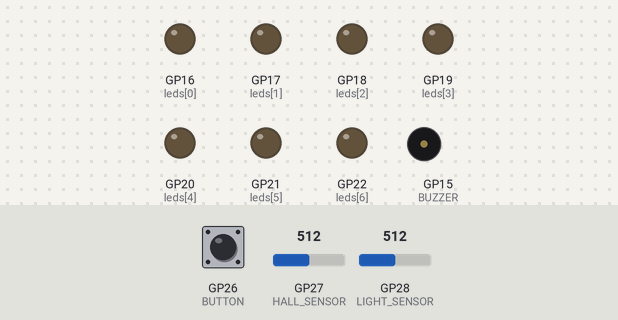
Bench run of a sketch on a simulated Raspberry Pi Pico. Parts: output pins drawn as LEDs (lit = HIGH), buzzer (waves = sounding). Dashed ring = blinking. Inputs (shaded band) come from the test bench; at power-on: GP28 (LIGHT_SENSOR) = 512, GP26 (BUTTON) LOW, GP27 (HALL_SENSOR) = 512. Random numbers use the default seed unless the sketch sets one.

Above: at 6.5 s.
6.6 s: GP28 (LIGHT_SENSOR) set to 312
10.0 s: GP28 (LIGHT_SENSOR) set to 283
11.5 s: GP28 (LIGHT_SENSOR) set to 306
At 12.1 s:
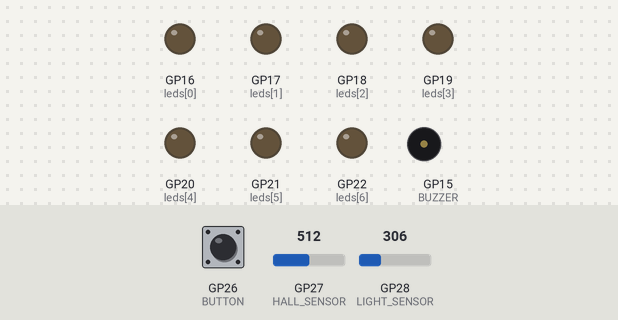
14.9 s: GP28 (LIGHT_SENSOR) set to 290
16.4 s: GP26 (BUTTON) pulled HIGH for 3.2 s
At 18.2 s:
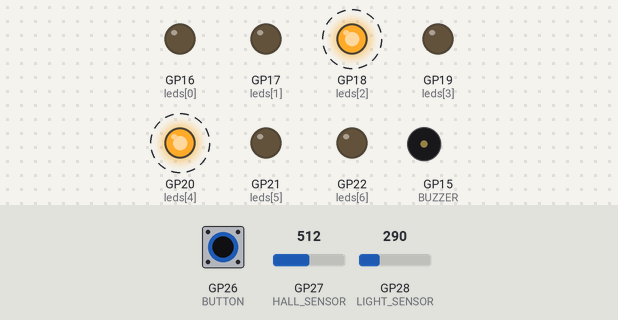
At 19.8 s:
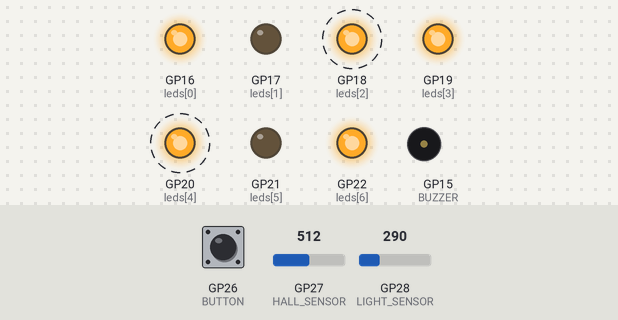
21.9 s: GP26 (BUTTON) pulled HIGH for 3.2 s
At 22.7 s:
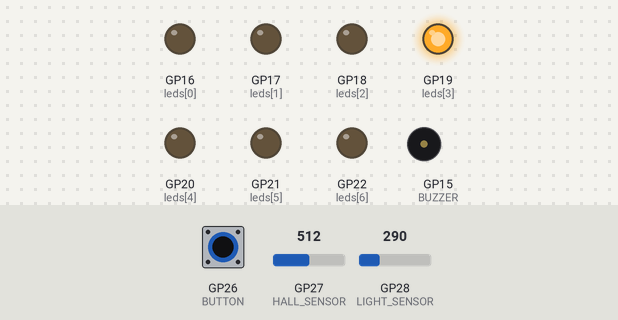
Timing chart, 0 to 27.4 s (numbered marks = the images above; inputs shaded):
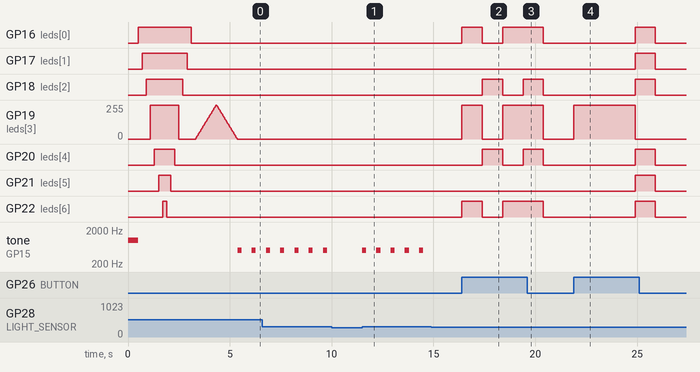

Measured:
- after the input at 10.0 s, every drawn part: stays the same
- after the input at 11.5 s, tone on GP15 (BUZZER): alternates 500 Hz for 0.20 s and silent for 0.50 s, starting at once
- after the input at 14.9 s, every drawn part: stays the same
- after the input at 16.4 s, GP16 (leds[0]), GP22 (leds[6]): LOW → HIGH at once, → LOW 1.0 s later, → HIGH 1.0 s later, → LOW 2.0 s later; GP18 (leds[2]), GP20 (leds[4]): alternates HIGH for 1.0 s and LOW for 1.0 s, starting after 1.0 s; GP19 (leds[3]): 0/255 → 255/255 at once, → 0/255 1.0 s later, → 255/255 1.0 s later, → 0/255 2.0 s later
- after the input at 21.9 s, GP16 (leds[0]), GP17 (leds[1]), GP18 (leds[2]), GP20 (leds[4]), GP21 (leds[5]), GP22 (leds[6]): LOW → HIGH after 3.0 s, → LOW 1.0 s later; GP19 (leds[3]): 0/255 → 255/255 at once, → 0/255 3.0 s later
- by itself, tone on GP15 (BUZZER): alternates 500 Hz for 0.20 s and silent for 0.50 s

The sketch:

Pico-IO.ino
```cpp
// GPIO Definitionen
#define BUZZER 15
#define BUTTON 26
#define HALL_SENSOR 27
#define LIGHT_SENSOR A2

int leds[] = { 16, 17, 18, 19, 20, 21, 22 };
#define MIDDLE_LED 19

// Konstanten
const int THRESHOLD_LIGHT = 300;  // Helligkeitsschwelle
const int FADE_DELAY = 20;        // Fade-Verzögerung (ms)
const int HALL_STANDARD = 550;    // Hall-Regelwert

void setup() {
  pinMode(BUZZER, OUTPUT);
  pinMode(BUTTON, INPUT_PULLDOWN);
  pinMode(HALL_SENSOR, INPUT);
  for (int i = 0; i < 7; i++) {
    pinMode(leds[i], OUTPUT);
  }
  Serial.begin(9600);

  //Zufallsgenerator mit Helligkeitssensor zufällig initialisieren
  randomSeed(analogRead(LIGHT_SENSOR));

  // Ton-Ausgabe zu Beginn
  playBuzzer(1000, 500);

  // LEDs nacheinander blinken
  blinkLeds();

  // Fade-In und Fade-Out der mittleren LED
  fadeLed(MIDDLE_LED);
}

void playBuzzer(int frequency, int duration) {
  tone(BUZZER, frequency, duration);
  delay(duration);
  noTone(BUZZER);
}

void blinkLeds() {
  for (int i = 0; i < 7; i++) {
    digitalWrite(leds[i], HIGH);
    delay(200);
  }
  for (int i = 6; i >= 0; i--) {
    digitalWrite(leds[i], LOW);
    delay(200);
  }
}

void fadeLed(int ledPin) {
  for (int brightness = 0; brightness <= 255; brightness += 5) {
    analogWrite(ledPin, brightness);
    delay(FADE_DELAY);
  }
  for (int brightness = 255; brightness >= 0; brightness -= 5) {
    analogWrite(ledPin, brightness);
    delay(FADE_DELAY);
  }
}

void displayDice(int number) {
  int patterns[7][7] = {
    { 0, 0, 0, 0, 0, 0, 0 },  // 0
    { 0, 0, 0, 1, 0, 0, 0 },  // 1
    { 0, 0, 1, 0, 1, 0, 0 },  // 2
    { 1, 0, 0, 1, 0, 0, 1 },  // 3
    { 1, 0, 1, 0, 1, 0, 1 },  // 4
    { 1, 0, 1, 1, 1, 0, 1 },  // 5
    { 1, 1, 1, 0, 1, 1, 1 }   // 6
  };

  for (int i = 0; i < 7; i++) {
    digitalWrite(leds[i], patterns[number][i]);
  }
}

void loop() {


  // Licht-Sensor-Warnsignal
  int lightValue = analogRead(LIGHT_SENSOR);
  if (lightValue > THRESHOLD_LIGHT) {
    playBuzzer(500, 200);
    delay(500);
  }
  else if (digitalRead(BUTTON) == HIGH) { //Tastendruck für Würfel
    // Schummeln mit Magnetsensor
    int hallValue = analogRead(HALL_SENSOR);
    if (hallValue < HALL_STANDARD * 0.9 || hallValue > HALL_STANDARD * 1.1) {
      displayDice(6);
    } else { //ohne Schummeln
      int number = random(1, 7);
      displayDice(number);
    }
    delay(1000);
    displayDice(0);
  }
}
```
